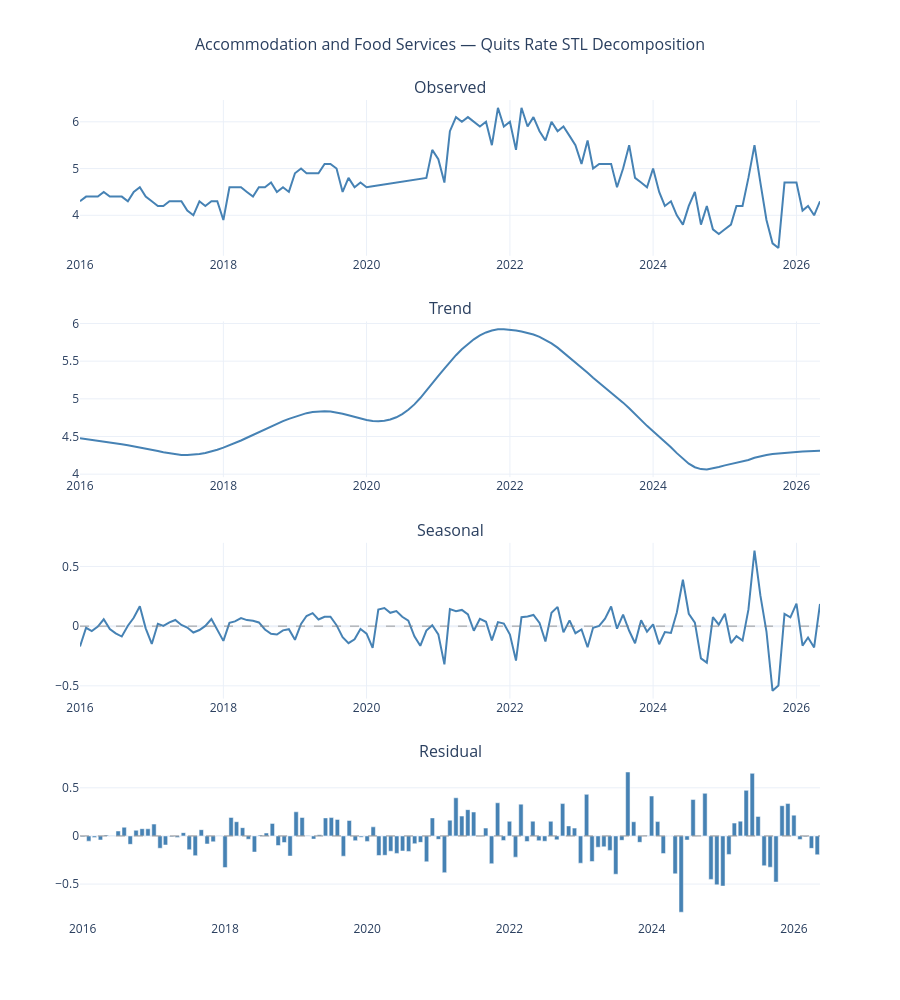

The notebook cell this image was saved under:
### Markdown cell above
## Autocorrelation

The autocorrelation function shows how similar the series is to itself at different time
lags, or how much current quit rates relate to past values.

The pattern here is a gradual, steady decline from lag 1 onward, with correlations
remaining positive for roughly the first 15 to 18 lags before crossing zero. That kind
of smooth decay is characteristic of an autoregressive process, where recent values
carry forward into the near future but the influence fades over time.

What is notably absent is the kind of discrete spike at lag 12 that would indicate
strong annual seasonality. In a series with clear seasonal structure, you would expect
to see a pronounced jump in correlation at the 12-month mark, reflecting the tendency
to repeat the same pattern year over year. The ACF here does not show that, which is
consistent with what the seasonality analysis found. The series has trend persistence
but not meaningful seasonality, and the model selection in the forecasting section
reflects that.

### Code cell
# =============================================================================
# Section 5: Full STL Decomposition
# =============================================================================
trend = stl_fit.trend
seasonal = stl_fit.seasonal
residual = stl_fit.resid

fig = make_subplots(
    rows=4, cols=1,
    subplot_titles=('Observed', 'Trend', 'Seasonal', 'Residual'),
    vertical_spacing=0.08
)

# --- Observed ---
fig.add_trace(go.Scatter(
    x=df_interp.index, y=df_interp['quit_rate'],
    mode='lines', name='Observed',
    line=dict(color='steelblue', width=2),
    showlegend=False,
    hovertemplate='%{x|%b %Y}: %{customdata}<extra></extra>',
    customdata=[f'{v:.1f}%' for v in df_interp['quit_rate']]
), row=1, col=1)

# --- Trend ---
fig.add_trace(go.Scatter(
    x=df_interp.index, y=trend,
    mode='lines', name='Trend',
    line=dict(color='steelblue', width=2),
    showlegend=False,
    hovertemplate='%{x|%b %Y}: %{customdata}<extra></extra>',
    customdata=[f'{v:.2f}%' for v in trend]
), row=2, col=1)

# --- Seasonal ---
fig.add_trace(go.Scatter(
    x=df_interp.index, y=seasonal,
    mode='lines', name='Seasonal',
    line=dict(color='steelblue', width=2),
    showlegend=False,
    hovertemplate='%{x|%b %Y}: %{customdata}<extra></extra>',
    customdata=[f'{v:.3f}%' for v in seasonal]
), row=3, col=1)

fig.add_hline(y=0, line_color='gray', line_width=0.8, line_dash='dash', row=3, col=1)

# --- Residual ---
fig.add_trace(go.Bar(
    x=df_interp.index, y=residual,
    name='Residual',
    marker_color='steelblue',
    showlegend=False,
    hovertemplate='%{x|%b %Y}: %{customdata}<extra></extra>',
    customdata=[f'{v:.3f}%' for v in residual]
), row=4, col=1)

fig.add_hline(y=0, line_color='gray', line_width=0.8, line_dash='dash', row=4, col=1)

fig.update_layout(
    title=dict(text='Accommodation and Food Services — Quits Rate STL Decomposition',
               x=0.5, font=dict(size=16)),
    height=1000,
    template='plotly_white',
    hovermode='x unified'
)

fig.show()
